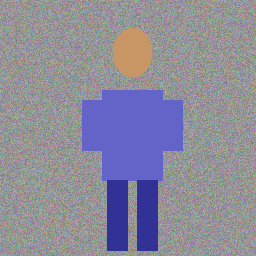
#> input picture unet-master-v2/person_segmentation/dataset/test/0.png, 256 x 256 px, given in place of 0.jpg, which was not available
$ python test_image_load.py
#> lines starting #> are read from the running program, lines starting #| are printed output that depends on the picture; long printed decimals are rounded
import numpy as np
from skimage import io
import os

# 测试图片加载
img_path = "d:/OneDrive/桌面/github/unet-master/CelebAMask-HQ/CelebA-HQ-img/0.jpg"
print(f"Loading image from: {img_path}")

if os.path.exists(img_path):
    img = io.imread(img_path)
#> img is the input picture: shape (256, 256, 3); mean R, G, B 140.5, 139.3, 154.2
    print(f"Image loaded successfully!")
    print(f"Shape: {img.shape}")
#| Shape: (256, 256, 3)
    print(f"Min: {img.min()}")
#| Min: 50
    print(f"Max: {img.max()}")
#| Max: 200
    print(f"Mean: {img.mean()}")
#| Mean: 144.661

    # 保存原始图片用于检查
    io.imsave("test_image.jpg", img)
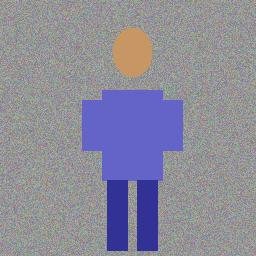
#> saved as test_image.jpg: shape (256, 256, 3); mean R, G, B 140.5, 139.2, 154.1
    print("Original image saved as: test_image.jpg")
else:
    print("Image file does not exist!")

# 测试掩码加载
mask_path = "d:/OneDrive/桌面/github/unet-master/CelebAMask-HQ/CelebAMask-HQ-mask-anno/0/00000_skin.png"
print(f"\nLoading mask from: {mask_path}")

if os.path.exists(mask_path):
    mask = io.imread(mask_path, as_gray=True)
    print(f"Mask loaded successfully!")
    print(f"Shape: {mask.shape}")
    print(f"Min: {mask.min()}")
    print(f"Max: {mask.max()}")
    print(f"Mean: {mask.mean()}")
    print(f"Non-zero pixels: {np.sum(mask > 0)}")

    # 保存掩码用于检查
    io.imsave("test_mask.png", (mask * 255).astype(np.uint8))
    print("Mask saved as: test_mask.png")
else:
    print("Mask file does not exist!")

$ run again, with unet-master-v2/person_segmentation/dataset/test/1.png copied over unet-master-v2/person_segmentation/dataset/test/0.png
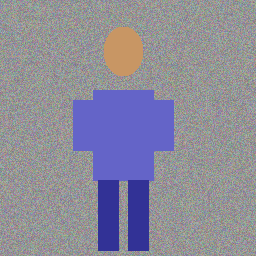
#> input picture unet-master-v2/person_segmentation/dataset/test/1.png, 256 x 256 px, given in place of 0.jpg, which was not available
#> img is the input picture: shape (256, 256, 3); mean R, G, B 140.5, 139.3, 154.1
#| Shape: (256, 256, 3)
#| Min: 50
#| Max: 200
#| Mean: 144.639
#> `io.imsave("test_image.jpg", img)`:
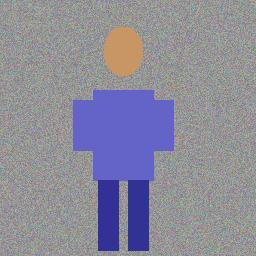
#> saved as test_image.jpg: shape (256, 256, 3); mean R, G, B 140.6, 139.2, 154

$ run again, with unet-master-v2/person_segmentation/dataset/test/2.png copied over unet-master-v2/person_segmentation/dataset/test/0.png
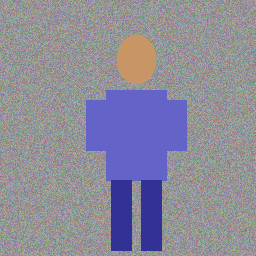
#> input picture unet-master-v2/person_segmentation/dataset/test/2.png, 256 x 256 px, given in place of 0.jpg, which was not available
#> img is the input picture: shape (256, 256, 3); mean R, G, B 140.4, 139.2, 154.2
#| Shape: (256, 256, 3)
#| Min: 50
#| Max: 200
#| Mean: 144.590
#> `io.imsave("test_image.jpg", img)`:
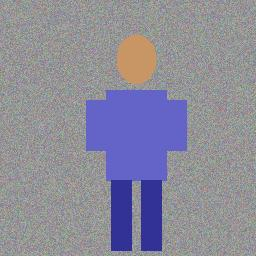
#> saved as test_image.jpg: shape (256, 256, 3); mean R, G, B 140.4, 139.2, 154.1

$ run again, with unet-master-v2/person_segmentation/dataset/test/3.png copied over unet-master-v2/person_segmentation/dataset/test/0.png
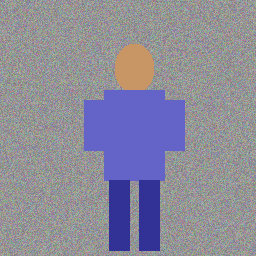
#> input picture unet-master-v2/person_segmentation/dataset/test/3.png, 256 x 256 px, given in place of 0.jpg, which was not available
#> img is the input picture: shape (256, 256, 3); mean R, G, B 140.4, 139.2, 154.2
#| Shape: (256, 256, 3)
#| Min: 50
#| Max: 200
#| Mean: 144.620
#> `io.imsave("test_image.jpg", img)`:
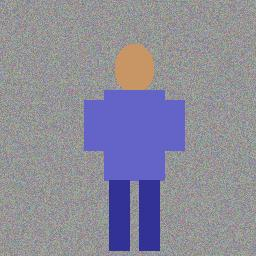
#> saved as test_image.jpg: shape (256, 256, 3); mean R, G, B 140.4, 139.2, 154.2
